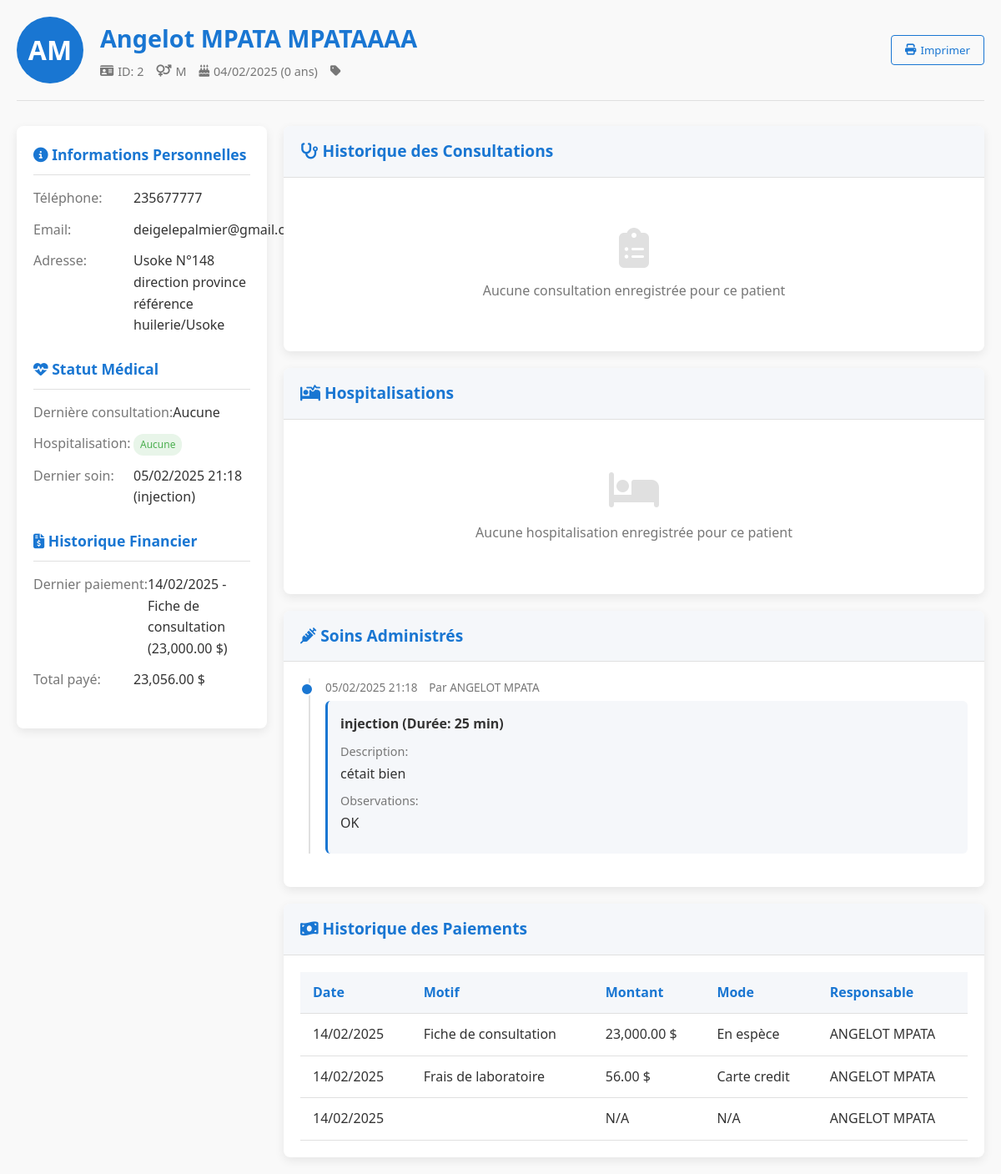
Screenshot of /dossier.php?id=2 with the database file from the repository.
### tables this page shows
CREATE TABLE IF NOT EXISTS `patient` (
  `id_patient` int NOT NULL AUTO_INCREMENT,
  `nom` varchar(50) DEFAULT NULL,
  `postnom` varchar(50) DEFAULT NULL,
  `prenom` varchar(50) DEFAULT NULL,
  `telephone` varchar(20) DEFAULT NULL,
  `Datenaiss` date DEFAULT NULL,
  `AdresseMail` varchar(100) DEFAULT NULL,
  `sexe` varchar(10) DEFAULT NULL,
  `adresse` varchar(255) DEFAULT NULL,
  `id_categorie` int DEFAULT NULL,
  `id_agent` int DEFAULT NULL,
  PRIMARY KEY (`id_patient`),
  KEY `id_categorie` (`id_categorie`),
  KEY `id_agent` (`id_agent`)
);

CREATE TABLE IF NOT EXISTS `paiement` (
  `id_paie` int NOT NULL AUTO_INCREMENT,
  `montant` decimal(10,2) DEFAULT NULL,
  `date_paie` date DEFAULT NULL,
  `id_Motifpaie` int DEFAULT NULL,
  `id_patient` int DEFAULT NULL,
  `id_Modepaiement` int DEFAULT NULL,
  `id_agent` int DEFAULT NULL,
  PRIMARY KEY (`id_paie`),
  KEY `id_Motifpaie` (`id_Motifpaie`),
  KEY `id_patient` (`id_patient`),
  KEY `id_Modepaiement` (`id_Modepaiement`),
  KEY `id_agent` (`id_agent`)
);

CREATE TABLE IF NOT EXISTS `motifpaiement` (
  `id_Motifpaie` int NOT NULL AUTO_INCREMENT,
  `lib_Motifpaie` varchar(100) DEFAULT NULL,
  `prix` decimal(10,2) DEFAULT NULL,
  PRIMARY KEY (`id_Motifpaie`)
);

CREATE TABLE IF NOT EXISTS `agent` (
  `id_agent` int NOT NULL AUTO_INCREMENT,
  `nom` varchar(50) DEFAULT NULL,
  `postnom` varchar(50) DEFAULT NULL,
  `prenom` varchar(50) DEFAULT NULL,
  `telephone` varchar(20) DEFAULT NULL,
  `AdresseMail` varchar(100) DEFAULT NULL,
  `sexe` varchar(10) DEFAULT NULL,
  `adresse` varchar(255) DEFAULT NULL,
  `id_specialite` int DEFAULT NULL,
  `id_fonction` int DEFAULT NULL,
  PRIMARY KEY (`id_agent`),
  KEY `id_specialite` (`id_specialite`),
  KEY `id_fonction` (`id_fonction`)
);

CREATE TABLE IF NOT EXISTS `modepaiement` (
  `id_Modepaiement` int NOT NULL AUTO_INCREMENT,
  `lib_Modepaiement` varchar(50) DEFAULT NULL,
  `numero_transaction` varchar(100) DEFAULT NULL,
  PRIMARY KEY (`id_Modepaiement`)
);

### dossier.php (the view, shortened to what the rows shown need)
<!DOCTYPE html>
<html lang="fr">
<head>
    <link rel="stylesheet" href="https://cdnjs.cloudflare.com/ajax/libs/font-awesome/6.4.0/css/all.min.css">
    <link href="CSS/dossier.css" rel="stylesheet">
</head>
<body>
    <div class="container">
        <?php
        include('Configuration/config.php');
        $id_patient = isset($_GET['id']) ? intval($_GET['id']) : 0;
        try {
            $sql_patient = "SELECT p.*, c.lib_categ
                           FROM patient p
                           LEFT JOIN categorie c ON p.id_categorie = c.id_categorie
                           WHERE p.id_patient = ?";
            $stmt_patient = $pdo->prepare($sql_patient);
            $stmt_patient->execute([$id_patient]);
            $patient = $stmt_patient->fetch(PDO::FETCH_ASSOC);
            $sql_soins = "SELECT a.*, ag.nom as agent_nom, ag.prenom as agent_prenom
                          FROM administrationsoin a
                          JOIN agent ag ON a.id_agent = ag.id_agent
                          WHERE a.id_patient = ?
                          ORDER BY a.dateheure_soin DESC";
            $stmt_soins = $pdo->prepare($sql_soins);
            $stmt_soins->execute([$id_patient]);
            $soins = $stmt_soins->fetchAll(PDO::FETCH_ASSOC);
            $sql_paiements = "SELECT pa.*, m.lib_Motifpaie, mp.lib_Modepaiement, a.nom as agent_nom, a.prenom as agent_prenom
                            FROM paiement pa
                            LEFT JOIN motifpaiement m ON pa.id_Motifpaie = m.id_Motifpaie
                            LEFT JOIN modepaiement mp ON pa.id_Modepaiement = mp.id_Modepaiement
                            LEFT JOIN agent a ON pa.id_agent = a.id_agent
                            WHERE pa.id_patient = ?
                            ORDER BY pa.date_paie DESC";
            $stmt_paiements = $pdo->prepare($sql_paiements);
            $stmt_paiements->execute([$id_patient]);
            $paiements = $stmt_paiements->fetchAll(PDO::FETCH_ASSOC);
        } catch (PDOException $e) {
            die("Erreur de base de données: " . $e->getMessage());
        }
        ?>
        <div class="dossier-header">
            <div class="patient-identity">
                <div class="patient-avatar">
                    <?= strtoupper(substr($patient['prenom'], 0, 1) . substr($patient['nom'], 0, 1)) ?>
                </div>
                <div class="patient-info">
                    <h2><?= htmlspecialchars($patient['prenom'] . ' ' . $patient['nom'] . ' ' . ($patient['postnom'] ?? '')) ?></h2>
                    <div class="patient-meta">
                        <span class="meta-item"><i class="fas fa-id-card"></i> ID: <?= $patient['id_patient'] ?></span>
                        <span class="meta-item"><i class="fas fa-venus-mars"></i> <?= htmlspecialchars($patient['sexe']) ?></span>
                        <span class="meta-item"><i class="fas fa-birthday-cake"></i> <?= date('d/m/Y', strtotime($patient['Datenaiss'])) ?> (<?= calculateAge($patient['Datenaiss']) ?> ans)</span>
                        <span class="meta-item"><i class="fas fa-tag"></i> <?= htmlspecialchars($patient['lib_categorie']) ?></span>
                    </div>
                </div>
            </div>
        </div>
        <div class="dossier-content">
            <div class="dossier-sidebar">
                <div class="sidebar-section">
                    <ul class="info-list">
                        <li class="info-item">
                            <span class="info-label">Téléphone:</span>
                            <span class="info-value"><?= htmlspecialchars($patient['telephone']) ?></span>
                        </li>
                        <li class="info-item">
                            <span class="info-label">Email:</span>
                            <span class="info-value"><?= htmlspecialchars($patient['AdresseMail']) ?></span>
                        </li>
                        <li class="info-item">
                            <span class="info-label">Adresse:</span>
                            <span class="info-value"><?= htmlspecialchars($patient['adresse']) ?></span>
                        </li>
                    </ul>
                </div>
                <div class="sidebar-section">
                    <ul class="info-list">
                        <li class="info-item">
                            <span class="info-label">Dernier soin:</span>
                            <span class="info-value">
                                <?= count($soins) > 0 ? date('d/m/Y H:i', strtotime($soins[0]['dateheure_soin'])) . ' (' . htmlspecialchars($soins[0]['type_soin']) . ')' : 'Aucun' ?>
                            </span>
                        </li>
                    </ul>
                </div>
                <div class="sidebar-section">
                    <ul class="info-list">
                        <li class="info-item">
                            <span class="info-label">Dernier paiement:</span>
                            <span class="info-value">
                                <?= count($paiements) > 0 ?
                                    date('d/m/Y', strtotime($paiements[0]['date_paie'])) . ' - ' .
                                    htmlspecialchars($paiements[0]['lib_Motifpaie']) . ' (' .
                                    number_format($paiements[0]['montant'], 2) . ' $)' :
                                    'Aucun' ?>
                            </span>
                        </li>
                    </ul>
                </div>
            </div>
            <div class="dossier-main">
                <div class="card">
                    <div class="card-body">
                        <?php if (count($soins) > 0): ?>
                            <div class="timeline">
                                <?php foreach ($soins as $soin): ?>
                                    <div class="timeline-item">
                                        <div class="timeline-date">
                                            <?= date('d/m/Y H:i', strtotime($soin['dateheure_soin'])) ?>
                                            <span style="margin-left: 10px; color: var(--light-text);">
                                                Par <?= htmlspecialchars($soin['agent_prenom'] . ' ' . $soin['agent_nom']) ?>
                                            </span>
                                        </div>
                                        <div class="timeline-content">
                                            <h4 class="timeline-title"><?= htmlspecialchars($soin['type_soin']) ?> (Durée: <?= htmlspecialchars($soin['dure_soin']) ?> min)</h4>
                                            <div class="detail-item">
                                                <div class="detail-label">Description:</div>
                                                <div class="detail-value"><?= htmlspecialchars($soin['description_detailler']) ?></div>
                                            </div>
                                            <div class="detail-item">
                                                <div class="detail-label">Observations:</div>
                                                <div class="detail-value"><?= htmlspecialchars($soin['observation']) ?></div>
                                            </div>
                                        </div>
                                    </div>
                                <?php endforeach; ?>
                            </div>
                        <?php endif; ?>
                    </div>
                </div>
                <div class="card">
                    <div class="card-body">
                        <?php if (count($paiements) > 0): ?>
                            <div class="table-responsive">
                                <table>
                                    <thead>
                                        <tr>
                                            <th>Date</th>
                                            <th>Motif</th>
                                            <th>Montant</th>
                                            <th>Mode</th>
                                            <th>Responsable</th>
                                        </tr>
                                    </thead>
                                    <tbody>
                                        <?php foreach ($paiements as $paiement): ?>
                                            <tr>
                                                <td><?= date('d/m/Y', strtotime($paiement['date_paie'])) ?></td>
                                                <td><?= htmlspecialchars($paiement['lib_Motifpaie']) ?></td>
                                                <td><?= $paiement['montant'] !== null ? number_format($paiement['montant'], 2) . ' $' : 'N/A' ?></td>
                                                <td><?= htmlspecialchars($paiement['lib_Modepaiement'] ?? 'N/A') ?></td>
                                                <td><?= htmlspecialchars($paiement['agent_prenom'] . ' ' . $paiement['agent_nom']) ?></td>
                                            </tr>
                                        <?php endforeach; ?>
                                    </tbody>
                                </table>
                            </div>
                        <?php endif; ?>
                    </div>
                </div>
            </div>
        </div>
    </div>
    <?php
    function calculateAge($birthdate) {
        $birthDate = new DateTime($birthdate);
        $today = new DateTime();
        $age = $today->diff($birthDate);
        return $age->y;
    }
    ?>
</body>
</html>

### rows the page displays
patient: prenom+nom "AM", prenom+nom+postnom "Angelot MPATA MPATAAAA", id_patient "2", sexe "M", Datenaiss "04/02/2025", Datenaiss "0", telephone "235677777", AdresseMail "deigelepalmier@gmail.com", adresse "Usoke N°148 direction province référence huilerie/Usoke"
paiement: date_paie "14/02/2025", montant "23,000.00", id_Motifpaie.lib_Motifpaie "Fiche de consultation", id_Modepaiement.lib_Modepaiement "En espèce", id_agent.nom "ANGELOT MPATA"
motifpaiement: lib_Motifpaie "Fiche de consultation"
paiement: date_paie "14/02/2025", id_Motifpaie.lib_Motifpaie "Frais de laboratoire", montant "56.00", id_Modepaiement.lib_Modepaiement "Carte credit", id_agent.nom "ANGELOT MPATA"
paiement: date_paie "14/02/2025", shows "N/A", lib_Modepaiement "N/A", id_agent.nom "ANGELOT MPATA"

### other values shown
date('d/m/Y H:i', strtotime($soins[0]['dateheure_soin'])) "05/02/2025 21:18"
$soins[0]['type_soin'] "injection"
$total "23,056.00"
date('d/m/Y H:i', strtotime($soin['dateheure_soin'])) "05/02/2025 21:18"
$soin['agent_prenom'] . ' ' . $soin['agent_nom'] "ANGELOT MPATA"
$soin['type_soin'] "injection"
$soin['dure_soin'] "25"
$soin['description_detailler'] "cétait bien"
$soin['observation'] "OK"
